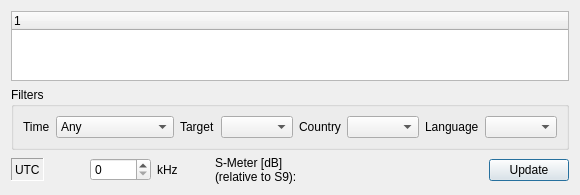
<?xml version="1.0" encoding="UTF-8"?>
<ui version="4.0">
 <class>StationsWidget</class>
 <widget class="QWidget" name="StationsWidget">
  <property name="geometry">
   <rect>
    <x>0</x>
    <y>0</y>
    <width>526</width>
    <height>182</height>
   </rect>
  </property>
  <property name="windowTitle">
   <string>Form</string>
  </property>
  <layout class="QVBoxLayout" name="verticalLayout">
   <item>
    <widget class="QTreeWidget" name="stations">
     <property name="rootIsDecorated">
      <bool>false</bool>
     </property>
     <property name="uniformRowHeights">
      <bool>true</bool>
     </property>
     <column>
      <property name="text">
       <string/>
      </property>
     </column>
    </widget>
   </item>
   <item>
    <widget class="QGroupBox" name="groupBox">
     <property name="title">
      <string>Filters</string>
     </property>
     <layout class="QHBoxLayout" name="horizontalLayout">
      <item>
       <widget class="QLabel" name="label">
        <property name="text">
         <string>Time</string>
        </property>
       </widget>
      </item>
      <item>
       <widget class="QComboBox" name="comboBoxFilterTime">
        <item>
         <property name="text">
          <string>Any</string>
         </property>
        </item>
        <item>
         <property name="text">
          <string>Active</string>
         </property>
        </item>
        <item>
         <property name="text">
          <string>Coming (5min)</string>
         </property>
        </item>
        <item>
         <property name="text">
          <string>Coming (15min)</string>
         </property>
        </item>
        <item>
         <property name="text">
          <string>Coming (30min)</string>
         </property>
        </item>
       </widget>
      </item>
      <item>
       <widget class="QLabel" name="TextLabelTarget">
        <property name="text">
         <string>Target</string>
        </property>
        <property name="wordWrap">
         <bool>false</bool>
        </property>
       </widget>
      </item>
      <item>
       <widget class="QComboBox" name="comboBoxFilterTarget">
        <property name="sizePolicy">
         <sizepolicy hsizetype="MinimumExpanding" vsizetype="Fixed">
          <horstretch>0</horstretch>
          <verstretch>0</verstretch>
         </sizepolicy>
        </property>
       </widget>
      </item>
      <item>
       <widget class="QLabel" name="TextLabelCountry">
        <property name="text">
         <string>Country</string>
        </property>
        <property name="wordWrap">
         <bool>false</bool>
        </property>
       </widget>
      </item>
      <item>
       <widget class="QComboBox" name="comboBoxFilterCountry">
        <property name="sizePolicy">
         <sizepolicy hsizetype="MinimumExpanding" vsizetype="Fixed">
          <horstretch>0</horstretch>
          <verstretch>0</verstretch>
         </sizepolicy>
        </property>
       </widget>
      </item>
      <item>
       <widget class="QLabel" name="TextLabelLanguage">
        <property name="text">
         <string>Language</string>
        </property>
        <property name="wordWrap">
         <bool>false</bool>
        </property>
       </widget>
      </item>
      <item>
       <widget class="QComboBox" name="comboBoxFilterLanguage">
        <property name="sizePolicy">
         <sizepolicy hsizetype="MinimumExpanding" vsizetype="Fixed">
          <horstretch>0</horstretch>
          <verstretch>0</verstretch>
         </sizepolicy>
        </property>
       </widget>
      </item>
     </layout>
    </widget>
   </item>
   <item>
    <layout class="QHBoxLayout" name="horizontalLayout_2">
     <item>
      <widget class="QLabel" name="UTC">
       <property name="sizePolicy">
        <sizepolicy hsizetype="Minimum" vsizetype="Maximum">
         <horstretch>0</horstretch>
         <verstretch>0</verstretch>
        </sizepolicy>
       </property>
       <property name="minimumSize">
        <size>
         <width>0</width>
         <height>23</height>
        </size>
       </property>
       <property name="frameShape">
        <enum>QFrame::Panel</enum>
       </property>
       <property name="frameShadow">
        <enum>QFrame::Sunken</enum>
       </property>
       <property name="text">
        <string>UTC</string>
       </property>
       <property name="wordWrap">
        <bool>false</bool>
       </property>
      </widget>
     </item>
     <item>
      <spacer name="horizontalSpacer_3">
       <property name="orientation">
        <enum>Qt::Horizontal</enum>
       </property>
       <property name="sizeHint" stdset="0">
        <size>
         <width>40</width>
         <height>20</height>
        </size>
       </property>
      </spacer>
     </item>
     <item>
      <widget class="QSpinBox" name="frequency">
       <property name="maximum">
        <number>29999</number>
       </property>
       <property name="singleStep">
        <number>10</number>
       </property>
      </widget>
     </item>
     <item>
      <widget class="QLabel" name="TextLabel1">
       <property name="sizePolicy">
        <sizepolicy hsizetype="Minimum" vsizetype="Minimum">
         <horstretch>0</horstretch>
         <verstretch>0</verstretch>
        </sizepolicy>
       </property>
       <property name="text">
        <string>kHz</string>
       </property>
       <property name="wordWrap">
        <bool>false</bool>
       </property>
      </widget>
     </item>
     <item>
      <spacer name="horizontalSpacer_2">
       <property name="orientation">
        <enum>Qt::Horizontal</enum>
       </property>
       <property name="sizeHint" stdset="0">
        <size>
         <width>20</width>
         <height>20</height>
        </size>
       </property>
      </spacer>
     </item>
     <item>
      <widget class="QLabel" name="TextLabelSMeter">
       <property name="sizePolicy">
        <sizepolicy hsizetype="Minimum" vsizetype="Minimum">
         <horstretch>0</horstretch>
         <verstretch>0</verstretch>
        </sizepolicy>
       </property>
       <property name="text">
        <string>S-Meter [dB]
(relative to S9):</string>
       </property>
       <property name="wordWrap">
        <bool>false</bool>
       </property>
      </widget>
     </item>
     <item>
      <widget class="QwtThermo" name="ProgrSigStrength" native="true">
       <property name="sizePolicy">
        <sizepolicy hsizetype="Fixed" vsizetype="Maximum">
         <horstretch>0</horstretch>
         <verstretch>0</verstretch>
        </sizepolicy>
       </property>
       <property name="minimumSize">
        <size>
         <width>150</width>
         <height>0</height>
        </size>
       </property>
      </widget>
     </item>
     <item>
      <spacer name="horizontalSpacer">
       <property name="orientation">
        <enum>Qt::Horizontal</enum>
       </property>
       <property name="sizeType">
        <enum>QSizePolicy::Expanding</enum>
       </property>
       <property name="sizeHint" stdset="0">
        <size>
         <width>20</width>
         <height>20</height>
        </size>
       </property>
      </spacer>
     </item>
     <item>
      <widget class="QPushButton" name="update">
       <property name="sizePolicy">
        <sizepolicy hsizetype="Minimum" vsizetype="Maximum">
         <horstretch>0</horstretch>
         <verstretch>0</verstretch>
        </sizepolicy>
       </property>
       <property name="text">
        <string>Update</string>
       </property>
       <property name="autoDefault">
        <bool>true</bool>
       </property>
       <property name="default">
        <bool>true</bool>
       </property>
      </widget>
     </item>
    </layout>
   </item>
  </layout>
 </widget>
 <customwidgets>
  <customwidget>
   <class>QwtThermo</class>
   <extends>QWidget</extends>
   <header>qwt_thermo.h</header>
  </customwidget>
 </customwidgets>
 <resources/>
 <connections/>
</ui>
